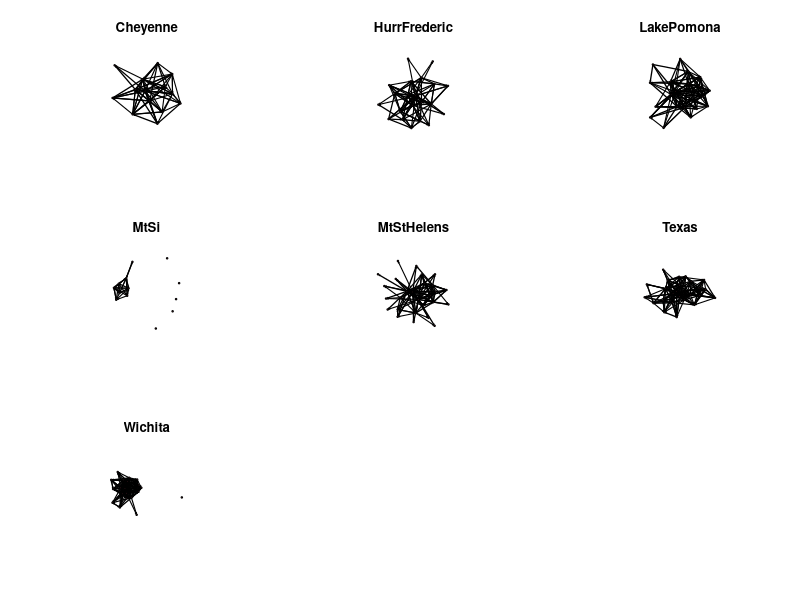

Generate this figure with R:
library(network)


### Name: emon
### Title: Interorganizational Search and Rescue Networks (Drabek et al.)
### Aliases: emon
### Keywords: datasets

### ** Examples

data(emon)   #Load the emon data set

#Plot the EMONs
par(mfrow=c(3,3))
for(i in 1:length(emon))
  plot(emon[[i]],main=names(emon)[i],edge.lwd="Frequency")
